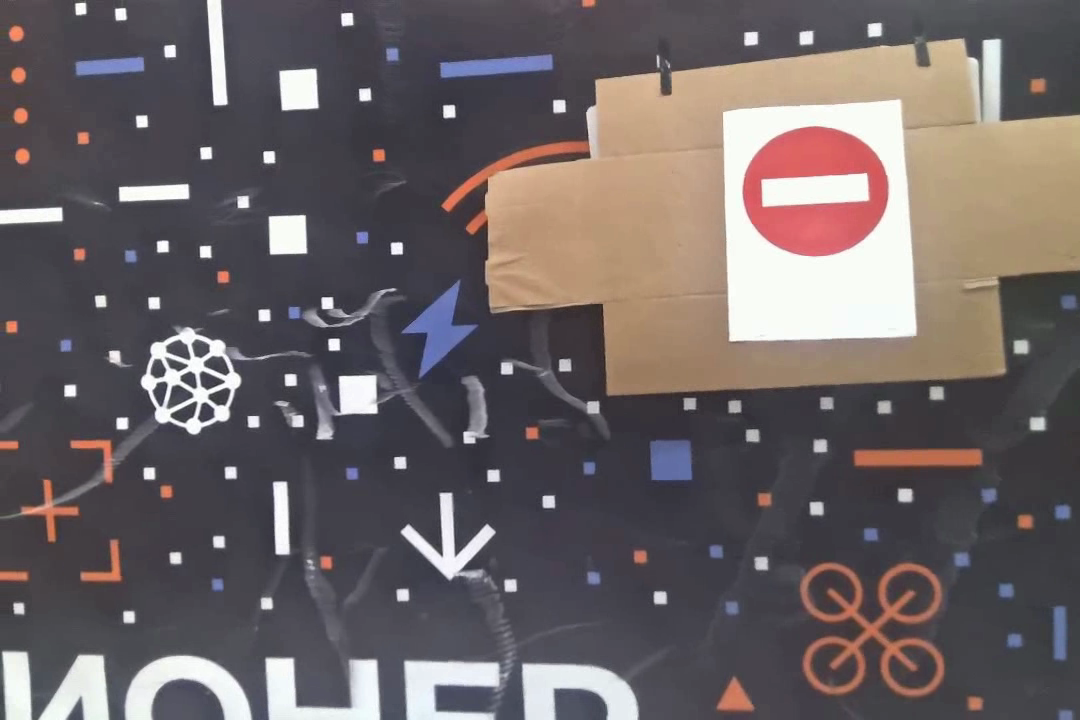
#> input picture task5/trackbar/captured_frames/frame_0977.png, 1080 x 720 px
$ python trackbar.py
#> lines starting #> are read from the running program, lines starting #| are printed output that depends on the picture; after the words box and inside, x2 and y2 are one past the last pixel; in counts of white or black regions, pixels touching at a corner belong together
import cv2
import numpy as np

def get_color_thresholds_from_image(image_path, color_name='red'):
    """
    Определяет HSV-пороги для заданного цвета на изображении.
    :param image_path: Путь к изображению
    :param color_name: Название цвета (для вывода)
    """
#> called with image_path = 'captured_frames/frame_0977.png', color_name = 'red'
    frame = cv2.imread(image_path)
#> frame is the input picture: shape (720, 1080, 3); mean B, G, R 100.8, 99.7, 108.3
    if frame is None:
        print(f"Ошибка: не удалось загрузить изображение {image_path}")
        return

    # Конвертируем в HSV
    hsv = cv2.cvtColor(frame, cv2.COLOR_BGR2HSV)
#> hsv: shape (720, 1080, 3); mean H, S, V 100.8, 38.9, 113.7

    # Создаем окно для настройки порогов
    cv2.namedWindow('Color Threshold')

    # Создаем trackbars
    def nothing(x):
        pass

    cv2.createTrackbar('H Lower', 'Color Threshold', 0, 179, nothing)
    cv2.createTrackbar('H Upper', 'Color Threshold', 179, 179, nothing)
    cv2.createTrackbar('S Lower', 'Color Threshold', 0, 255, nothing)
    cv2.createTrackbar('S Upper', 'Color Threshold', 255, 255, nothing)
    cv2.createTrackbar('V Lower', 'Color Threshold', 0, 255, nothing)
    cv2.createTrackbar('V Upper', 'Color Threshold', 255, 255, nothing)

    # Установка начальных значений для красного
    cv2.setTrackbarPos('H Lower', 'Color Threshold', 0)
    cv2.setTrackbarPos('H Upper', 'Color Threshold', 10)
    cv2.setTrackbarPos('S Lower', 'Color Threshold', 120)
    cv2.setTrackbarPos('S Upper', 'Color Threshold', 255)
    cv2.setTrackbarPos('V Lower', 'Color Threshold', 70)
    cv2.setTrackbarPos('V Upper', 'Color Threshold', 255)

    while True:
        # Получаем текущие значения trackbars
        h_low = cv2.getTrackbarPos('H Lower', 'Color Threshold')
        h_high = cv2.getTrackbarPos('H Upper', 'Color Threshold')
        s_low = cv2.getTrackbarPos('S Lower', 'Color Threshold')
        s_high = cv2.getTrackbarPos('S Upper', 'Color Threshold')
        v_low = cv2.getTrackbarPos('V Lower', 'Color Threshold')
        v_high = cv2.getTrackbarPos('V Upper', 'Color Threshold')

        # Создаем маску и применяем ее
        lower = np.array([h_low, s_low, v_low])
        upper = np.array([h_high, s_high, v_high])
        mask = cv2.inRange(hsv, lower, upper)
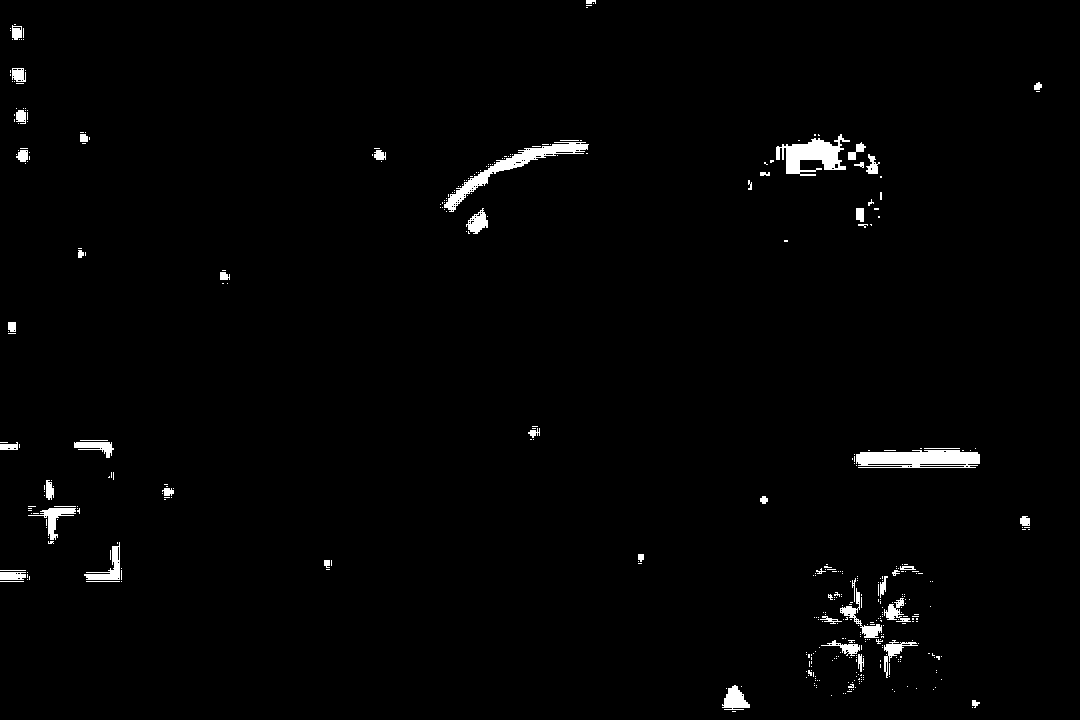
#> mask: shape (720, 1080); 1.5% white; 434 white regions (381 under 20 px), largest, box (x1, y1, x2, y2) and area: (856, 450, 980, 468) 1826, (444, 142, 589, 212) 1650, (776, 134, 850, 176) 1521
        result = cv2.bitwise_and(frame, frame, mask=mask)
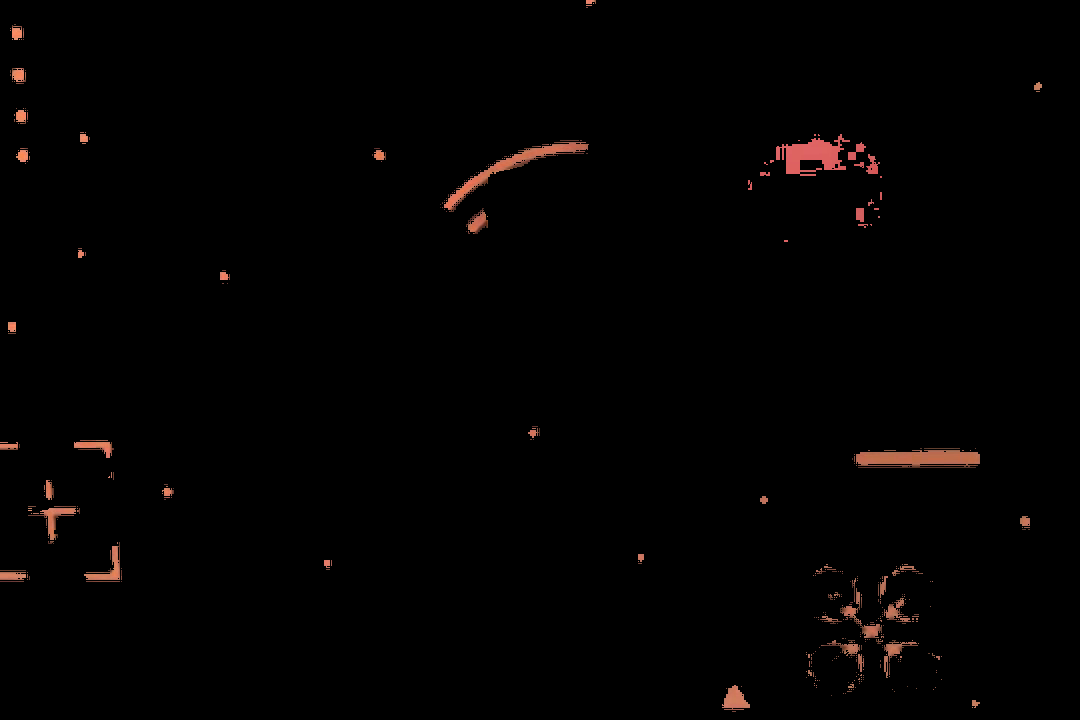
#> result: shape (720, 1080, 3); mean B, G, R 1.3, 1.6, 2.9

        # Показываем результат
        cv2.imshow('Original', frame)
        cv2.imshow('Color Threshold', result)

        # Выход по нажатию 'q' или ESC
        key = cv2.waitKey(1) & 0xFF
#> (key q is pressed here)
        if key == ord('q') or key == 27:
            break

    cv2.destroyAllWindows()

    # Вывод результата
    print(f"'{color_name}': {{")
    print(f"    'lower': np.array([{h_low}, {s_low}, {v_low}]),")
    print(f"    'upper': np.array([{h_high}, {s_high}, {v_high}]),")
    print(f"    'color': (0, 0, 255)  # Красный в BGR")
    print("}")

if __name__ == "__main__":
    image_path = "captured_frames/frame_0977.png"  # Укажите путь к изображению
    get_color_thresholds_from_image(image_path, 'red')
